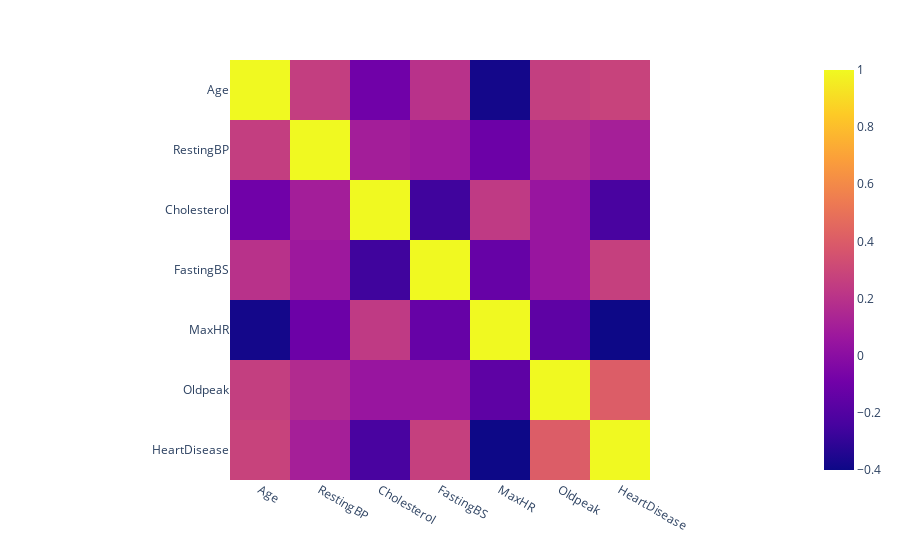

Notebook cell for this chart:
### Code cell
px.imshow(corr)

### Figure 1 — Plotly figure (JSON) as saved in the notebook; plotly's stock layout.template omitted (floating-point values rounded to 4 significant figures)
{"data": [{"coloraxis": "coloraxis", "hovertemplate": "x: %{x}<br>y: %{y}<br>color: %{z}<extra></extra>", "name": "0", "type": "heatmap", "x": ["Age", "RestingBP", "Cholesterol", "FastingBS", "MaxHR", "Oldpeak", "HeartDisease"], "xaxis": "x", "y": ["Age", "RestingBP", "Cholesterol", "FastingBS", "MaxHR", "Oldpeak", "HeartDisease"], "yaxis": "y", "z": [[1, 0.2544, -0.09528, 0.198, -0.382, 0.2586, 0.282], [0.2544, 1, 0.1009, 0.07019, -0.1121, 0.1648, 0.1076], [-0.09528, 0.1009, 1, -0.261, 0.2358, 0.05015, -0.2327], [0.198, 0.07019, -0.261, 1, -0.1314, 0.0527, 0.2673], [-0.382, -0.1121, 0.2358, -0.1314, 1, -0.1607, -0.4004], [0.2586, 0.1648, 0.05015, 0.0527, -0.1607, 1, 0.404], [0.282, 0.1076, -0.2327, 0.2673, -0.4004, 0.404, 1]]}], "layout": {"coloraxis": {"colorscale": [[0, "#0d0887"], [0.1111, "#46039f"], [0.2222, "#7201a8"], [0.3333, "#9c179e"], [0.4444, "#bd3786"], [0.5556, "#d8576b"], [0.6667, "#ed7953"], [0.7778, "#fb9f3a"], [0.8889, "#fdca26"], [1, "#f0f921"]]}, "margin": {"t": 60}, "xaxis": {"anchor": "y", "constrain": "domain", "domain": [0, 1], "scaleanchor": "y"}, "yaxis": {"anchor": "x", "autorange": "reversed", "constrain": "domain", "domain": [0, 1]}}}
